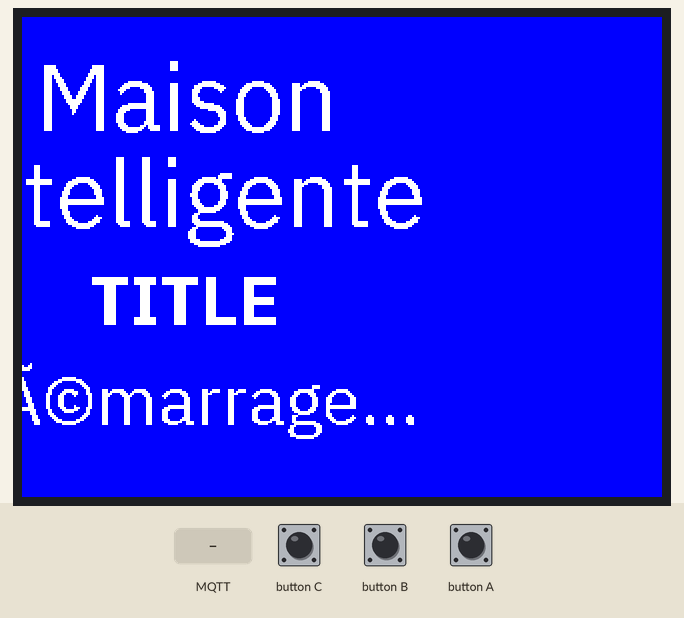
Recording of a program running on a simulated ESP32. Shown: 320×240 colour display. Inputs (shaded band) come from the test bench. WiFi joins after 1.5 s; servers stay silent unless stated; no MQTT or app messages arrive unless stated; what the program prints to the serial monitor is not drawn.

Above: at 8.5 s.
8.6 s: MQTT message ";" arrives on the first subscribed topic
At 9.9 s:
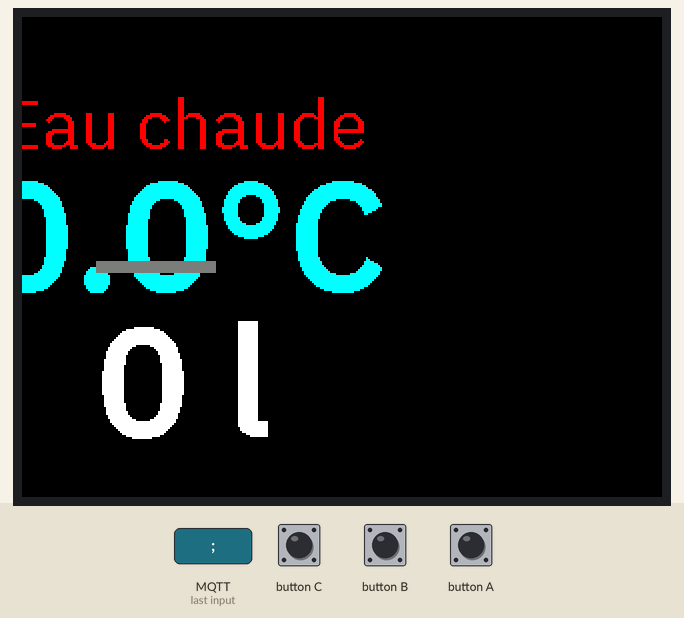
10.2 s: button C pressed for 0.15 s
At 11.1 s:
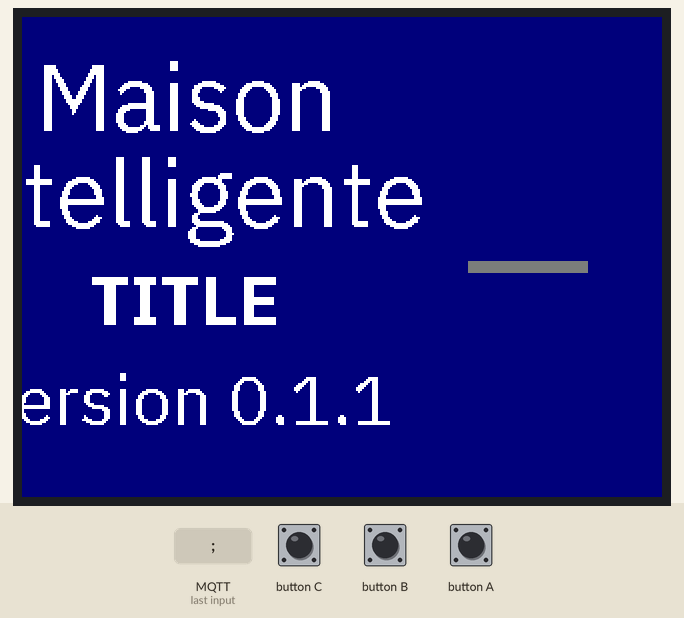
11.8 s: button B pressed for 0.15 s
At 12.5 s:
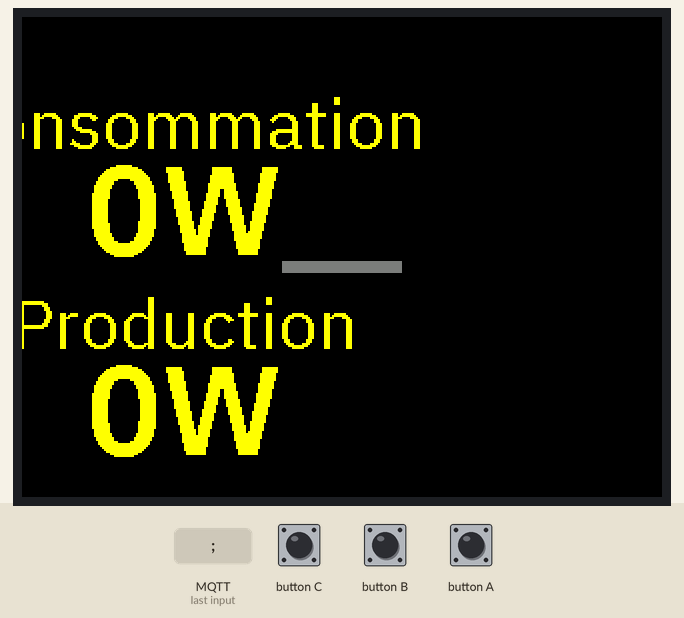
13.4 s: MQTT message "5" arrives on the first subscribed topic
14.9 s: button A pressed for 0.15 s
At 16.0 s:
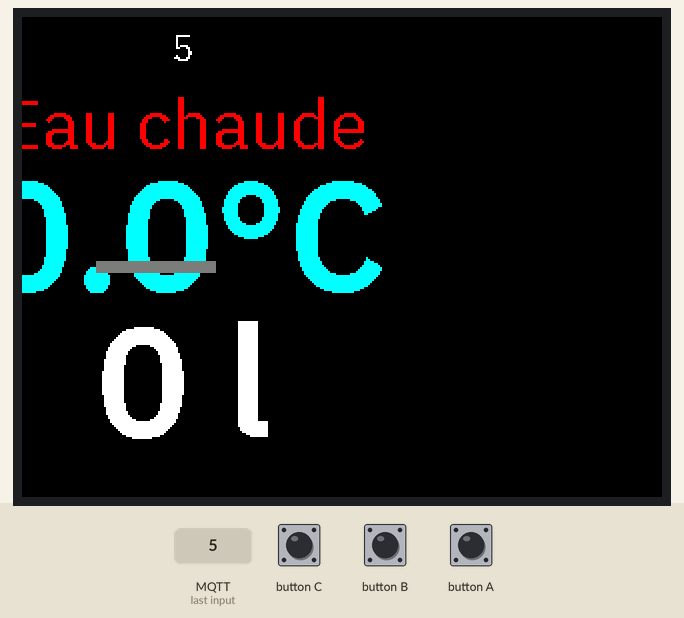
16.5 s: button C pressed for 1 s
At 17.0 s:
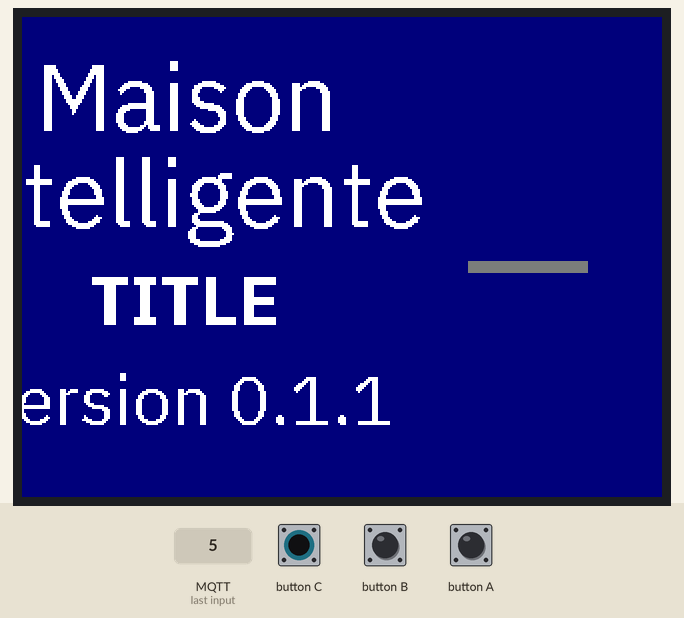
Timing chart, 0 to 19.5 s (numbered marks = the images above; inputs shaded):
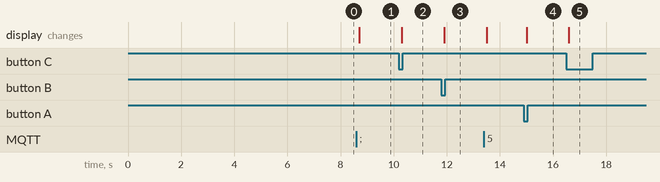

The program:

main.cpp
```cpp
// (licence header left out)
/****************************************************************************
 * @file main.cpp
 * @author Jacques Supcik <jacques@supcik.net>
 *
 * @brief Water Consumption and temperature Display
 *
 * @date 2021-11-30
 * @version 0.1.1
 ***************************************************************************/

#include <Arduino.h>
#include <M5Stack.h>
#include <MQTT.h>
#include <Wifi.h>

#include "IBMPlexMonoRegular9pt8b.h"
#include "IBMPlexSansBold18pt8b.h"
#include "IBMPlexSansRegular18pt8b.h"
#include "IBMPlexSansSemiBold40pt8b.h"
#include "global.h"
#include "screens.h"
#include "secret.h"

const int kConnectTimeout = 10000;  // milliseconds
const int kConnectDelay   = 1000;   // milliseconds

// Global variables
WiFiClient net;
MQTTClient client;

String getField(String& text)
{
    int pos = text.indexOf(";");
    if (pos < 0) {
        pos = text.length();
    }
    String result = text.substring(0, pos);
    text          = text.substring(pos + 1);
    return result;
}

void messageReceived(String& topic, String& payload)
{
    Serial.println("incoming: " + topic + " - " + payload);
    String field = getField(payload);
    if (field.length() > 0) gData.timestamp = field;
    field = getField(payload);
    if (field.length() > 0) gData.consumption = field.toFloat();
    field = getField(payload);
    if (field.length() > 0) gData.temp = field.toFloat();
    field = getField(payload);
    if (field.length() > 0) gData.electricityConsumption = field.toFloat();
    field = getField(payload);
    if (field.length() > 0) gData.electricityProduction = field.toFloat();
    displayValues();
}

void connect()
{
    bool errorDisplayed = false;
    unsigned long now   = millis();
    Serial.print("checking wifi...");
    while (WiFi.status() != WL_CONNECTED) {
        Serial.print(".");
        if (millis() - now > kConnectTimeout) {
            if (!errorDisplayed) {
                displayWifiConnectionError();
                errorDisplayed = true;
            }
        }
        delay(kConnectDelay);
    }

    errorDisplayed = false;
    now            = millis();
    Serial.print("\nconnecting...");
    while (!client.connect(("meter:" + WiFi.macAddress()).c_str())) {
        Serial.print(".");
        if (millis() - now > kConnectTimeout) {
            if (!errorDisplayed) {
                displayMqttConnectionError();
                errorDisplayed = true;
            }
        }
        delay(kConnectDelay);
    }

    Serial.println("\nconnected!");
    client.subscribe(kMqttTopic);
}

void setup()
{
    M5.begin();
    M5.Power.begin();
    M5.Lcd.setBrightness(kMaxBrightness);
    M5.Lcd.fillScreen(BLACK);
    Serial.begin(115200);
    displayWelcome();
    WiFi.begin(kSSID, kPassPhrase);
    client.begin(kMqttServer, net);
    client.onMessage(messageReceived);
    connect();
}

void loop()
{
    static unsigned long lastPressed = millis();
    unsigned long now                = millis();
    M5.update();
    bool anyPressed = false;

    if (M5.BtnA.wasPressed()) {
        gScreenNo  = 0;
        anyPressed = true;
    }
    if (M5.BtnB.wasPressed()) {
        gScreenNo  = 1;
        anyPressed = true;
    }
    if (M5.BtnC.wasPressed()) {
        gScreenNo  = 2;
        anyPressed = true;
    }

    if (anyPressed) {
        displayValues();
        M5.Lcd.setBrightness(kMaxBrightness);
        lastPressed = now;
    }

    if (now - lastPressed > kScreenTimeout) {
        M5.Lcd.setBrightness(kDimBrightness);
    }

    client.loop();
    delay(10);  // <- fixes some issues with WiFi stability

    if (!client.connected()) {
        connect();
    }
}
```

global.cpp
```cpp
// (licence header left out)
/****************************************************************************
 * @file main.cpp
 * @author Jacques Supcik <jacques@supcik.net>
 *
 * @brief Water Consumption and temperature Display
 *
 * @date 2021-11-10
 * @version 0.1.0
 ***************************************************************************/

#include "global.h"

#include <Arduino.h>
#include <M5Stack.h>

void NewLine(int& pos, float k) { pos += M5.Lcd.fontHeight() * k; }

data gData;
int gScreenNo = 0;
```

global.h
```cpp
// (licence header left out)
/****************************************************************************
 * @file main.cpp
 * @author Jacques Supcik <jacques@supcik.net>
 *
 * @brief Water Consumption and temperature Display
 *
 * @date 2021-11-10
 * @version 0.1.0
 ***************************************************************************/

#ifndef GLOBAL_H_
#define GLOBAL_H_

#include <Arduino.h>
#include <M5Stack.h>

const int kCenterX       = TFT_HEIGHT / 2;  // Note : TFT_HEIGHT is the width
const int kMaxBrightness = 255;
const int kDimBrightness = 1;
const int kScreenTimeout = 10000;  // milliseconds
const String kVersion    = "0.1.1";

struct data {
    String timestamp;
    float consumption;
    float temp;
    float electricityConsumption;
    float electricityProduction;
};

extern data gData;
extern int gScreenNo;

void NewLine(int& pos, float k = 0.9);

#endif /* GLOBAL_H_ */
```

screens.cpp
```cpp
// (licence header left out)
/****************************************************************************
 * @file main.cpp
 * @author Jacques Supcik <jacques@supcik.net>
 *
 * @brief Water Consumption and temperature Display
 *
 * @date 2021-11-10
 * @version 0.1.0
 ***************************************************************************/

#include "screens.h"

#include <Arduino.h>
#include <M5Stack.h>
#include <Wifi.h>

#include "IBMPlexMonoRegular9pt8b.h"
#include "IBMPlexSansBold18pt8b.h"
#include "IBMPlexSansRegular18pt8b.h"
#include "IBMPlexSansRegular24pt8b.h"
#include "IBMPlexSansSemiBold32pt8b.h"
#include "IBMPlexSansSemiBold40pt8b.h"
#include "global.h"
#include "secret.h"

void displayWelcome()
{
    M5.Lcd.setBrightness(kMaxBrightness);
    int bgColor = BLUE;
    M5.Lcd.fillScreen(bgColor);
    M5.Lcd.setTextColor(WHITE);
    M5.Lcd.setFreeFont(&IBMPlexSans_Regular24pt8b);
    int yPos = 10;
    M5.lcd.drawCentreString("Maison", kCenterX, yPos, 1);
    NewLine(yPos, 0.8);
    M5.lcd.drawCentreString("intelligente", kCenterX, yPos, 1);
    NewLine(yPos, 1);
    M5.Lcd.setFreeFont(&IBMPlexSans_Bold18pt8b);
    M5.lcd.drawCentreString(kTitle, kCenterX, yPos, 1);
    NewLine(yPos, 1);
    yPos += 5;
    M5.Lcd.setFreeFont(&IBMPlexSans_Regular18pt8b);
    M5.lcd.drawCentreString("Démarrage...", kCenterX, yPos, 1);
    NewLine(yPos);
    delay(5000);
}

void displayInfo()
{
    int bgColor = NAVY;
    M5.Lcd.fillScreen(bgColor);
    M5.Lcd.setTextColor(WHITE);
    M5.Lcd.setFreeFont(&IBMPlexSans_Regular24pt8b);
    int yPos = 10;
    M5.lcd.drawCentreString("Maison", kCenterX, yPos, 1);
    NewLine(yPos, 0.8);
    M5.lcd.drawCentreString("intelligente", kCenterX, yPos, 1);
    NewLine(yPos, 1);
    M5.Lcd.setFreeFont(&IBMPlexSans_Bold18pt8b);
    M5.lcd.drawCentreString(kTitle, kCenterX, yPos, 1);
    NewLine(yPos, 1);
    yPos += 5;
    M5.Lcd.setFreeFont(&IBMPlexSans_Regular18pt8b);
    M5.lcd.drawCentreString("Version " + kVersion, kCenterX, yPos, 1);
}

void displayWifiConnectionError()
{
    M5.Lcd.setBrightness(kMaxBrightness);
    int bgColor = RED;
    M5.Lcd.fillScreen(bgColor);
    M5.Lcd.setTextColor(WHITE);
    M5.Lcd.setFreeFont(&IBMPlexSans_Regular18pt8b);
    int yPos = 25;
    M5.lcd.drawCentreString("Je ne peux pas me", kCenterX, yPos, 1);
    NewLine(yPos);
    M5.lcd.drawCentreString("connecter au Wifi", kCenterX, yPos, 1);
    NewLine(yPos);
    M5.Lcd.setFreeFont(&IBMPlexSans_Bold18pt8b);
    M5.lcd.drawCentreString(kSSID, kCenterX, yPos, 1);
    NewLine(yPos);
    M5.Lcd.setFreeFont(&IBMPlexMono_Regular9pt8b);
    yPos += 10;
    M5.lcd.drawCentreString(kPassPhrase, kCenterX, yPos, 1);
    NewLine(yPos);
    M5.Lcd.setFreeFont(&IBMPlexSans_Regular18pt8b);
}

void displayMqttConnectionError()
{
    M5.Lcd.setBrightness(kMaxBrightness);
    int bgColor = MAROON;
    M5.Lcd.fillScreen(bgColor);
    M5.Lcd.setTextColor(WHITE);
    M5.Lcd.setFreeFont(&IBMPlexSans_Regular18pt8b);
    int yPos = 25;
    M5.lcd.drawCentreString("Je ne peux pas me", kCenterX, yPos, 1);
    NewLine(yPos);
    M5.lcd.drawCentreString("connecter au", kCenterX, yPos, 1);
    NewLine(yPos);
    M5.lcd.drawCentreString("serveur", kCenterX, yPos, 1);
    NewLine(yPos);
    M5.Lcd.setFreeFont(&IBMPlexMono_Regular9pt8b);
    yPos += 10;
    M5.lcd.drawCentreString(kMqttServer, kCenterX, yPos, 1);
    NewLine(yPos);
    M5.Lcd.setFreeFont(&IBMPlexSans_Regular18pt8b);
}

static void displayTimeStamp()
{
    M5.Lcd.setTextColor(WHITE);
    M5.Lcd.setFreeFont(&IBMPlexMono_Regular9pt8b);
    M5.lcd.drawCentreString(gData.timestamp, kCenterX, 4, 1);
}

static void displayValues1()
{
    int bgColor;
    int fgColorTemp;
    int fgColorConsumption = WHITE;

    if (gData.temp > 60) {
        fgColorTemp = RED;
        bgColor     = BLACK;
    } else {
        fgColorTemp = CYAN;
        bgColor     = BLACK;
    }

    M5.Lcd.fillScreen(bgColor);
    displayTimeStamp();

    char text[16];
    int yPos = 32;
    M5.Lcd.setFreeFont(&IBMPlexSans_Regular18pt8b);
    M5.Lcd.setTextColor(RED);
    M5.lcd.drawCentreString("Eau chaude", kCenterX, yPos, 1);
    NewLine(yPos, 0.95);

    sprintf(text, "%4.1f°C", gData.temp);
    String s = String(text);
    s.trim();
    M5.Lcd.setTextColor(fgColorTemp);
    M5.Lcd.setFreeFont(&IBMPlexSans_SemiBold40pt8b);
    M5.lcd.drawCentreString(s.c_str(), kCenterX, yPos, 1);
    NewLine(yPos, 0.72);

    sprintf(text, "%4.0f l", gData.consumption);
    s = String(text);
    s.trim();
    M5.Lcd.setTextColor(fgColorConsumption);
    M5.lcd.drawCentreString(s.c_str(), kCenterX, yPos, 1);
}

static void displayValues2()
{
    int bgColor = BLACK;
    int fgColor = YELLOW;

    M5.Lcd.fillScreen(bgColor);
    displayTimeStamp();

    char text[16];
    int yPos = 32;

    M5.Lcd.setFreeFont(&IBMPlexSans_Regular18pt8b);
    M5.Lcd.setTextColor(fgColor);
    M5.lcd.drawCentreString("Consommation", kCenterX, yPos, 1);
    NewLine(yPos, 0.8);

    M5.Lcd.setFreeFont(&IBMPlexSans_SemiBold32pt8b);
    sprintf(text, "%5.0fW", gData.electricityConsumption);
    String s = String(text);
    s.trim();
    M5.lcd.drawCentreString(s.c_str(), kCenterX, yPos, 1);
    NewLine(yPos, 0.8);

    M5.Lcd.setFreeFont(&IBMPlexSans_Regular18pt8b);
    M5.Lcd.setTextColor(fgColor);
    M5.lcd.drawCentreString("Production", kCenterX, yPos, 1);
    NewLine(yPos, 0.8);

    M5.Lcd.setFreeFont(&IBMPlexSans_SemiBold32pt8b);
    sprintf(text, "%5.0fW", gData.electricityProduction);
    s = String(text);
    s.trim();
    M5.lcd.drawCentreString(s.c_str(), kCenterX, yPos, 1);
}

static void displayValues3() {
    displayInfo();
}


void displayValues()
{
    switch (gScreenNo) {
        case 0:
            displayValues1();
            break;
        case 1:
            displayValues2();
            break;
        case 2:
            displayValues3();
            break;
    }
    M5.Lcd.fillRect(
        160 + 93 * (gScreenNo - 1) - 30, TFT_WIDTH - 6, 60, 6, DARKGREY);
}
```

screens.h
```cpp
#ifndef SCREENS_H_
#define SCREENS_H_

void displayWelcome();
void displayWifiConnectionError();
void displayMqttConnectionError();
void displayValues();


#endif /* SCREENS_H_ */
```

secret_example.h
```cpp
#ifndef SECRET_H_
#define SECRET_H_

//------------------------------------------------------------------------------
// COPY THIS FILE TO "secret.h" AND CHANGE THE SECRET CONSTANTS in "secret.h"
//------------------------------------------------------------------------------

#include <Arduino.h>

const String kTitle      = "TITLE";
const char kSSID[]       = "MyWifiSSID";
const char kPassPhrase[] = "MyWifiPassphrase";
const char kMqttServer[] = "server.url.com";
const char kMqttTopic[]  = "topic";

#endif /* SECRET_H_ */
```

Source omitted: Regular9pt8b.h (data table, 30111 bytes), nsBold18pt8b.h (data table, 83578 bytes), egular18pt8b.h (data table, 76406 bytes), gular24pt8b.h (data table, 130334 bytes), iBold32pt8b.h (data table, 151500 bytes), iBold40pt8b.h (data table, 224305 bytes)

Measured:
- after the input at 8.6 s, the display: changes after 0.10 s (image 1)
- after the input at 10.2 s, the display: changes after 0.10 s (image 2)
- after the input at 11.8 s, the display: changes after 0.10 s (image 3)
- after the input at 14.9 s, the display: changes after 0.10 s (image 4)
- after the input at 16.5 s, the display: changes after 0.10 s (image 5)
